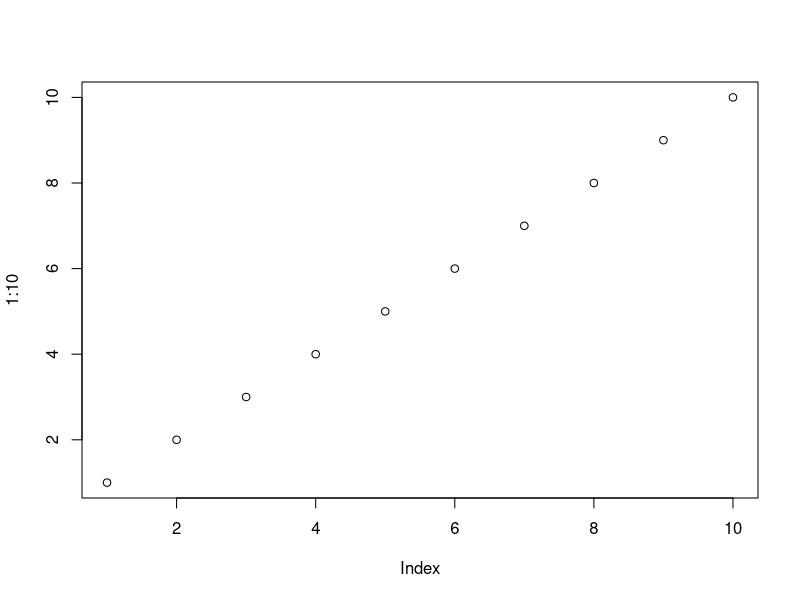
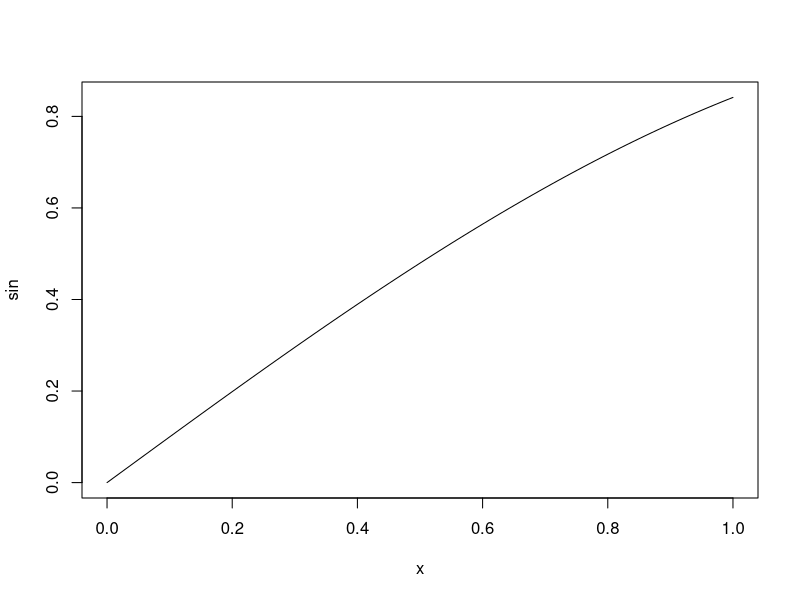

These figures' R source, in order:
## ---- chunk 1
knitr::opts_chunk$set(echo = TRUE)
## ---- chunk 2
10 - 6
## ---- chunk 3
 10 - 
+ 6

## ---- chunk 4
x <- 10
x
## ---- chunk 5
# Notes from Day 1 of Intro to R
# M. Zihayat
# you can use ctrl+shift+C to comment a line
## ---- chunk 6
    getwd() #tells you the current directory
    setwd('C:/Users/Morteza/Documents/RStudio/Intro to R - Day 1')#set the current directory
## ---- chunk 7
10^3.5 + 87*3.2 - 1000/18
## ---- chunk 8
a <- 50
a >= 100
## ---- chunk 9
sqrt(10)
## ---- chunk 10
x <- pi/2 + 0.2
a <- sin(x)
b <- round(a, 2)

## ---- chunk 11
 round(sin(pi/2 + 0.2), 2) 
## ---- chunk 12
 plot(1:10)
## ---- chunk 13
plot(sin)
## ---- chunk 14
methods(plot)

## ---- chunk 15
if (50 < 30){
    print("50 < 30.")
}else{
    print("50 >= 30.")
    print("The else code block was run instead of the first block.")
}

print('---')
print('These two lines are not indented, so they are always run next.')
## ---- chunk 16
names <- c('Rebecca Bunch', 'Paula Proctor', 'Heather Davis')

for (val in names) {
  print(val)  
}
## ---- chunk 17
library("dplyr")
## ---- chunk 18
    library(tidyverse)
